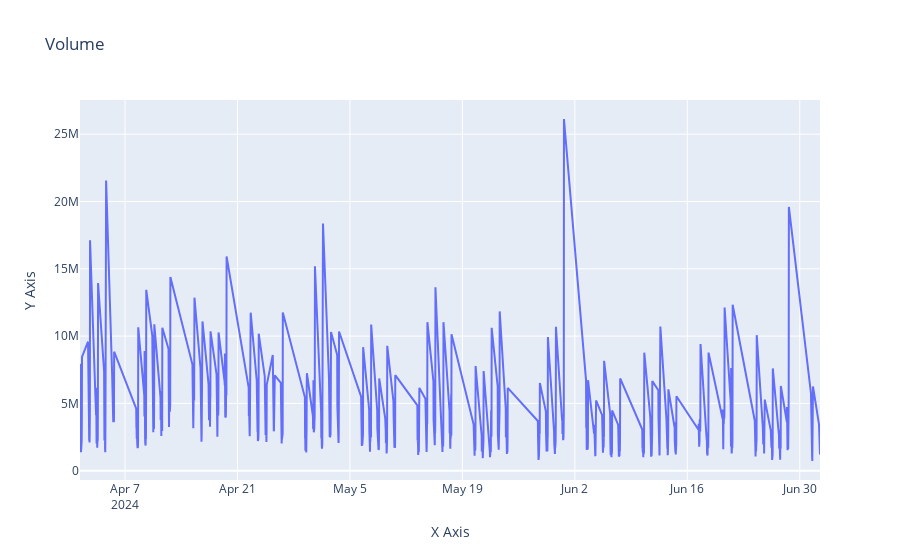

The cell this chart's notebook holds for it:
### Code cell
df = aggregate_dfs['SPY']
# Create the line chart
fig = px.line(df, x='date', y='v', title='Volume')

# Update layout
fig.update_layout(
    xaxis_title='X Axis',
    yaxis_title='Y Axis'
)

fig.show()

### Figure 1 — Plotly figure (JSON) as saved in the notebook; plotly's stock layout.template omitted (floating-point values rounded to 4 significant figures; data arrays with more than 128 entries replaced by an {"elided": "..."} marker saying what was removed)
{"data": [{"hovertemplate": "date=%{x}<br>v=%{y}<extra></extra>", "legendgroup": "", "line": {"color": "#636efa", "dash": "solid"}, "marker": {"symbol": "circle"}, "mode": "lines", "name": "", "orientation": "v", "showlegend": false, "type": "scatter", "x": {"elided": "839 str values"}, "xaxis": "x", "y": {"elided": "839 int values"}, "yaxis": "y"}], "layout": {"legend": {"tracegroupgap": 0}, "title": {"text": "Volume"}, "xaxis": {"anchor": "y", "domain": [0, 1], "title": {"text": "X Axis"}}, "yaxis": {"anchor": "x", "domain": [0, 1], "title": {"text": "Y Axis"}}}}
